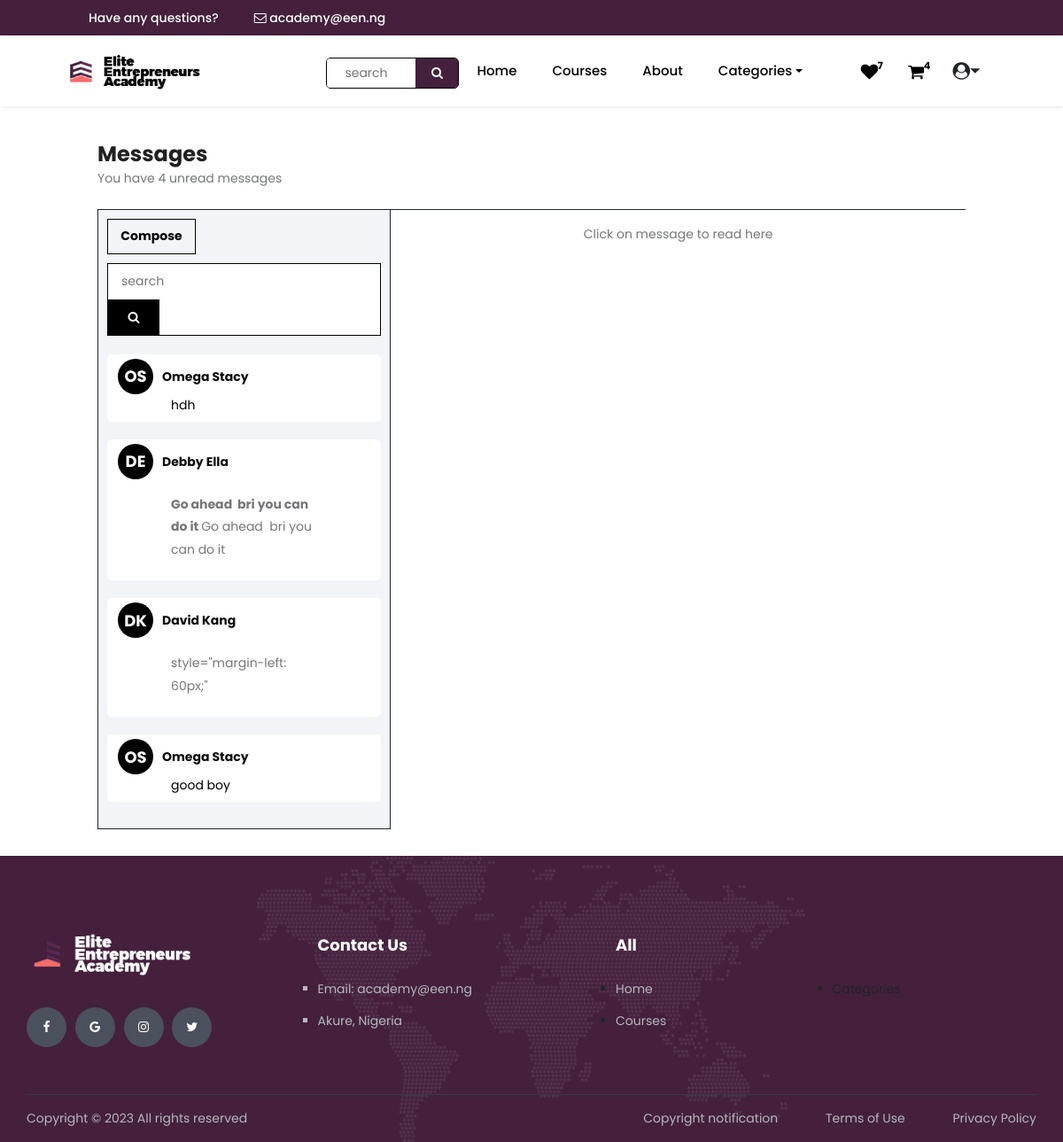
Page /messages (signed in) on the committed database.
### learner/models.py (models this page shows)
class Message(models.Model):
    sender = models.ForeignKey(User,on_delete=models.CASCADE,  related_name='sender')
    receiver = models.ForeignKey(Order, on_delete=models.CASCADE, related_name='receiver')
    message = RichTextField()
    date = models.DateTimeField(default=now, blank=True)
    viewed = models.BooleanField(default=False)

### learner/views.py (the view)
# urls.py: path('messages', views.messages, name ="messages"),
def messages(request):
     user = request.user
     message = Message.objects.filter(receiver__user__id = user.id)
     msn = len(message)
     if request.user.is_authenticated:
          order = Order.objects.filter(user=request.user)
          cartitems = len(Cart.objects.filter(user= request.user))
          w = len(WishList.objects.filter(user=request.user))
          item = Cart.objects.filter(user= request.user)[:4]
          wish = WishList.objects.filter(user=request.user)[:3]
     return render(request, 'all/messages.html', locals())

### learner/templates/all/messages.html (shortened to what this page needs)
{% extends 'all/base.html' %}{%load static%}{% load widget_tweaks %}
{%block body%}
<section class="message">
  <h3>Messages</h3>
  <p>You have {{msn}} unread messages </p>
  <br>
  <div class="inbx">
    <div class="compose">
      <a href="{%url 'compose'%}"><button style="width: 100px; height: 40px; background-color: transparent; border: solid 1px; font-weight: bold;">Compose</button></a>
      <div class="msearch">
        <form method='get' action='{% url 'searchm' %}'>
                <input type="search" name="searchm" id="searchm"   placeholder="search" >
        <button><i class="fa fa-search"></i></button>
        </form>
      </div><br>{%for messages in message%}
      <a href="{%url 'message' messages.id %}">
      <div class="messages" style="padding-left: 12px;
                  padding-right: 12px; margin-bottom: 20px;">
         <div
                class="circle"
                style="
                  display: flex;
                  justify-content: flex-start;
                  align-items: center;
                  gap: 10px;
                "
              >
                <div
                  class="circl"
                  style="
                    height: 40px;
                    min-width: 40px;
                    max-width: 40px;
                    border-radius: 50%;
                    background-color: black;
                    display: flex;
                    justify-content: center;
                    align-items: center;
                  "
                ><b style="color: white; font-size: 18px;">{{ messages.sender.first_name|make_list|first}}{{messages.sender.last_name|make_list|first }}</b>
              </div>
               <span
                  style="
                    line-height: 16px !important;
                    font-size: 12px;
                    color: rgb(14, 13, 13);
                  "
                  ><b style="font-size: 14px;">{{messages.sender.first_name}} {{messages.sender.last_name}}</b>
                </span>
      </div>
     <div style="padding:0px 60px;">
       <p style="color: black;">{{messages.message | safe}}</p>
     </div>
      </div>
      </a>
      {%endfor%}
    </div>
    <div class="read">
      <center>
 <p> Click on message to read here</p>
      </center>
    </div>
  </div>
</section>
{%endblock body%}

### static/styles/main_styles.css (style rules this page uses)
* { margin: 0; padding: 0; -webkit-font-smoothing: antialiased; -webkit-text-shadow: rgba(0, 0, 0, 0.01) 0 0 1px; text-shadow: rgba(0, 0, 0, 0.01) 0 0 1px; }
body { font-family: "Poppins", sans-serif; font-size: 14px; font-weight: 400; background: #fff5fd; }
p { font-family: "Poppins", sans-serif !important; font-size: 14px; line-height: 1.85; font-weight: 400; color: #76777a; -webkit-font-smoothing: antialiased; -webkit-text-shadow: rgba(0, 0, 0, 0.01) 0 0 1px; text-shadow: rgba(0, 0, 0, 0.01) 0 0 1px; }
p:last-of-type { margin-bottom: 0; }
a, a:hover, a:visited, a:active, a:link { text-decoration: none; -webkit-font-smoothing: antialiased; -webkit-text-shadow: rgba(0, 0, 0, 0.01) 0 0 1px; text-shadow: rgba(0, 0, 0, 0.01) 0 0 1px; }
h3 { font-size: 24px; }
h1, h2, h3, h4, h5, h6 { font-family: "Poppins", sans-serif !important; font-weight: 700; -webkit-font-smoothing: antialiased; -webkit-text-shadow: rgba(0, 0, 0, 0.01) 0 0 1px; text-shadow: rgba(0, 0, 0, 0.01) 0 0 1px; color: #212121; margin-bottom: 0; }
section { display: block; position: relative; box-sizing: border-box; }

### static/all/css/course.css (style rules this page uses)
:root { --alice: aliceblue; --pik: #fd5d78; --back: rgb(255, 255, 255); --blue: #010049; --black: #44203d; --blu: linear-gradient(to right, rgb(22, 105, 212), rgb(212, 6, 75)); --pink: #f56c6c; }

### learner/templates/all/base.html (style rules this page uses)
body { background: var(--back); }

### learner/templates/all/header.html (style rules this page uses)
:root { --alice: aliceblue; --pik: #fd5d78; --white: rgb(250, 250, 250); --blue: #010049; --black: #44203d; --blu: linear-gradient(to right, rgb(22, 105, 212), rgb(212, 6, 75)); --pink: #f56c6c; }
body { font-family: "Poppins", sans-serif; box-sizing: border-box; margin: 0; overflow-x: hidden; }
button { cursor: pointer; }

### learner/templates/all/messages.html (style rules this page uses)
.message { padding: 30px 110px; }
.inbx { display: flex; border-top:solid 1px ; }
.compose { min-height: 500px; border: solid 1px; border-top: none; background-color: rgb(242, 244, 247); flex: 1; padding: 10px; }
.read { flex: 2; padding: 15px; }
.msearch { margin-top:10px ; width: 100%; border: solid 1px black; background: white; }
.msearch input { height: 40px; width: 80%; padding-left: 15px; background: white; border: none; outline: none; }
.msearch button { width: 18.9%; height: 40px; background-color: black; color: white; border: none; }
.messages { background-color: white; border-radius: 5px; padding: 5px 0px; cursor: pointer; }

### rows in the picture
Message: sender.first_name|make_list "O", sender.last_name|make_list "S", sender.first_name "Omega", sender.last_name "Stacy", message "hdh"
Message: sender.first_name|make_list "D", sender.last_name|make_list "E", sender.first_name "Debby", sender.last_name "Ella", message "Go ahead bri you can do it Go ahead bri you can do it"
Message: sender.first_name|make_list "D", sender.last_name|make_list "K", sender.first_name "David", sender.last_name "Kang", message "style=\"margin-left: 60px;\""
Message: sender.first_name|make_list "O", sender.last_name|make_list "S", sender.first_name "Omega", sender.last_name "Stacy", message "good boy"

### other values in the picture
{{ w }} "7"
{{ cartitems }} "4"
{{ msn }} "4"
